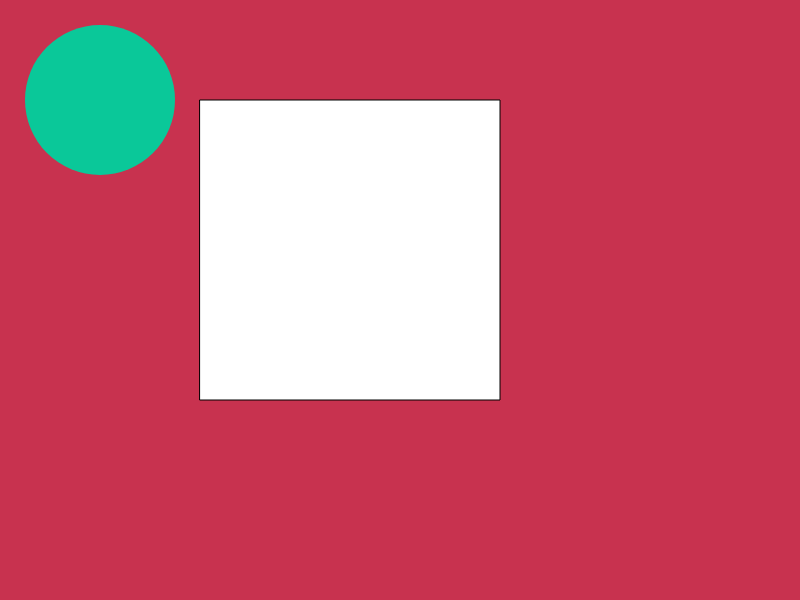
Frame 1 (no input)
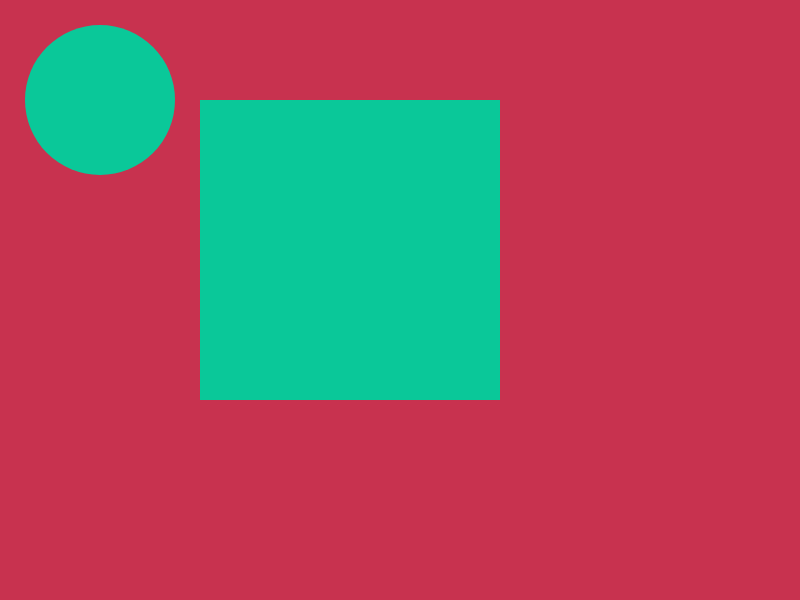
Frame 60 (no input)
Frame 120 (the mouse pressed at the canvas centre since frame 60): identical to frame 60, image omitted

The p5.js sketch that drew these frames (run headless with seeded random() and noise() and a simulated clock; from frame 60 on, the mouse is pressed at the canvas centre):

// p5.js sketch
// ── sketch.js
function setup() {
  createCanvas(800,600);
}

function draw() {
  background(200,50,79); 
 rect(200,100,300,300)
 fill(10,200,153)
 noStroke();
 ellipse(100,100,150,150)
}
